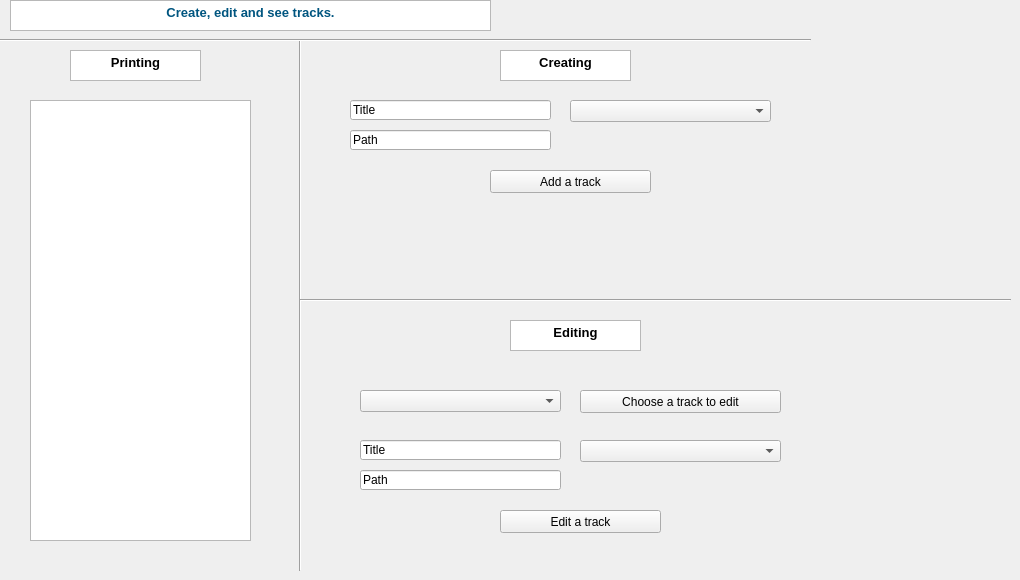
    <widget class="QWidget" name="trackTab">
     <attribute name="title">
      <string>Tracks</string>
     </attribute>
     <widget class="QTextBrowser" name="printing_2">
      <property name="geometry">
       <rect>
        <x>70</x>
        <y>50</y>
        <width>131</width>
        <height>31</height>
       </rect>
      </property>
      <property name="html">
       <string>&lt;!DOCTYPE HTML PUBLIC &quot;-//W3C//DTD HTML 4.0//EN&quot; &quot;http://www.w3.org/TR/REC-html40/strict.dtd&quot;&gt;
&lt;html&gt;&lt;head&gt;&lt;meta name=&quot;qrichtext&quot; content=&quot;1&quot; /&gt;&lt;style type=&quot;text/css&quot;&gt;
p, li { white-space: pre-wrap; }
&lt;/style&gt;&lt;/head&gt;&lt;body style=&quot; font-family:'MS Shell Dlg 2'; font-size:8.25pt; font-weight:400; font-style:normal;&quot;&gt;
&lt;p align=&quot;center&quot; style=&quot; margin-top:0px; margin-bottom:0px; margin-left:0px; margin-right:0px; -qt-block-indent:0; text-indent:0px;&quot;&gt;&lt;span style=&quot; font-size:10pt; font-weight:600;&quot;&gt;Printing&lt;/span&gt;&lt;/p&gt;&lt;/body&gt;&lt;/html&gt;</string>
      </property>
     </widget>
     <widget class="QTextBrowser" name="seeListTracks">
      <property name="geometry">
       <rect>
        <x>30</x>
        <y>100</y>
        <width>221</width>
        <height>441</height>
       </rect>
      </property>
     </widget>
     <widget class="Line" name="vertical_2">
      <property name="geometry">
       <rect>
        <x>290</x>
        <y>40</y>
        <width>20</width>
        <height>531</height>
       </rect>
      </property>
      <property name="orientation">
       <enum>Qt::Vertical</enum>
      </property>
     </widget>
     <widget class="Line" name="horizontal_2">
      <property name="geometry">
       <rect>
        <x>300</x>
        <y>290</y>
        <width>711</width>
        <height>20</height>
       </rect>
      </property>
      <property name="orientation">
       <enum>Qt::Horizontal</enum>
      </property>
     </widget>
     <widget class="QTextBrowser" name="creating_2">
      <property name="geometry">
       <rect>
        <x>500</x>
        <y>50</y>
        <width>131</width>
        <height>31</height>
       </rect>
      </property>
      <property name="html">
       <string>&lt;!DOCTYPE HTML PUBLIC &quot;-//W3C//DTD HTML 4.0//EN&quot; &quot;http://www.w3.org/TR/REC-html40/strict.dtd&quot;&gt;
&lt;html&gt;&lt;head&gt;&lt;meta name=&quot;qrichtext&quot; content=&quot;1&quot; /&gt;&lt;style type=&quot;text/css&quot;&gt;
p, li { white-space: pre-wrap; }
&lt;/style&gt;&lt;/head&gt;&lt;body style=&quot; font-family:'MS Shell Dlg 2'; font-size:8.25pt; font-weight:400; font-style:normal;&quot;&gt;
&lt;p align=&quot;center&quot; style=&quot; margin-top:0px; margin-bottom:0px; margin-left:0px; margin-right:0px; -qt-block-indent:0; text-indent:0px;&quot;&gt;&lt;span style=&quot; font-size:10pt; font-weight:600;&quot;&gt;Creating&lt;/span&gt;&lt;/p&gt;&lt;/body&gt;&lt;/html&gt;</string>
      </property>
     </widget>
     <widget class="QLineEdit" name="addTitle">
      <property name="geometry">
       <rect>
        <x>350</x>
        <y>100</y>
        <width>201</width>
        <height>20</height>
       </rect>
      </property>
      <property name="text">
       <string>Title</string>
      </property>
     </widget>
     <widget class="QPushButton" name="addTrack">
      <property name="geometry">
       <rect>
        <x>490</x>
        <y>170</y>
        <width>161</width>
        <height>23</height>
       </rect>
      </property>
      <property name="text">
       <string>Add a track</string>
      </property>
     </widget>
     <widget class="QLineEdit" name="addFileName">
      <property name="geometry">
       <rect>
        <x>350</x>
        <y>130</y>
        <width>201</width>
        <height>20</height>
       </rect>
      </property>
      <property name="text">
       <string>Path</string>
      </property>
     </widget>
     <widget class="QTextBrowser" name="editing_2">
      <property name="geometry">
       <rect>
        <x>510</x>
        <y>320</y>
        <width>131</width>
        <height>31</height>
       </rect>
      </property>
      <property name="html">
       <string>&lt;!DOCTYPE HTML PUBLIC &quot;-//W3C//DTD HTML 4.0//EN&quot; &quot;http://www.w3.org/TR/REC-html40/strict.dtd&quot;&gt;
&lt;html&gt;&lt;head&gt;&lt;meta name=&quot;qrichtext&quot; content=&quot;1&quot; /&gt;&lt;style type=&quot;text/css&quot;&gt;
p, li { white-space: pre-wrap; }
&lt;/style&gt;&lt;/head&gt;&lt;body style=&quot; font-family:'MS Shell Dlg 2'; font-size:8.25pt; font-weight:400; font-style:normal;&quot;&gt;
&lt;p align=&quot;center&quot; style=&quot; margin-top:0px; margin-bottom:0px; margin-left:0px; margin-right:0px; -qt-block-indent:0; text-indent:0px;&quot;&gt;&lt;span style=&quot; font-size:10pt; font-weight:600;&quot;&gt;Editing&lt;/span&gt;&lt;/p&gt;&lt;/body&gt;&lt;/html&gt;</string>
      </property>
     </widget>
     <widget class="QPushButton" name="editTrack">
      <property name="geometry">
       <rect>
        <x>580</x>
        <y>390</y>
        <width>201</width>
        <height>23</height>
       </rect>
      </property>
      <property name="text">
       <string>Choose a track to edit</string>
      </property>
     </widget>
     <widget class="QPushButton" name="editTrackInformations">
      <property name="geometry">
       <rect>
        <x>500</x>
        <y>510</y>
        <width>161</width>
        <height>23</height>
       </rect>
      </property>
      <property name="text">
       <string>Edit a track</string>
      </property>
     </widget>
     <widget class="QLineEdit" name="editTitle">
      <property name="geometry">
       <rect>
        <x>360</x>
        <y>440</y>
        <width>201</width>
        <height>20</height>
       </rect>
      </property>
      <property name="text">
       <string>Title</string>
      </property>
     </widget>
     <widget class="QLineEdit" name="editFileName">
      <property name="geometry">
       <rect>
        <x>360</x>
        <y>470</y>
        <width>201</width>
        <height>20</height>
       </rect>
      </property>
      <property name="text">
       <string>Path</string>
      </property>
     </widget>
     <widget class="QComboBox" name="addTrackAuthor">
      <property name="geometry">
       <rect>
        <x>570</x>
        <y>100</y>
        <width>201</width>
        <height>22</height>
       </rect>
      </property>
     </widget>
     <widget class="QComboBox" name="editAuthorTrack">
      <property name="geometry">
       <rect>
        <x>580</x>
        <y>440</y>
        <width>201</width>
        <height>22</height>
       </rect>
      </property>
     </widget>
     <widget class="QComboBox" name="idEditTrack">
      <property name="geometry">
       <rect>
        <x>360</x>
        <y>390</y>
        <width>201</width>
        <height>22</height>
       </rect>
      </property>
     </widget>
     <widget class="QTextBrowser" name="textBrowser_2">
      <property name="geometry">
       <rect>
        <x>10</x>
        <y>0</y>
        <width>481</width>
        <height>31</height>
       </rect>
      </property>
      <property name="html">
       <string>&lt;!DOCTYPE HTML PUBLIC &quot;-//W3C//DTD HTML 4.0//EN&quot; &quot;http://www.w3.org/TR/REC-html40/strict.dtd&quot;&gt;
&lt;html&gt;&lt;head&gt;&lt;meta name=&quot;qrichtext&quot; content=&quot;1&quot; /&gt;&lt;style type=&quot;text/css&quot;&gt;
p, li { white-space: pre-wrap; }
&lt;/style&gt;&lt;/head&gt;&lt;body style=&quot; font-family:'MS Shell Dlg 2'; font-size:8.25pt; font-weight:400; font-style:normal;&quot;&gt;
&lt;p align=&quot;center&quot; style=&quot; margin-top:0px; margin-bottom:0px; margin-left:0px; margin-right:0px; -qt-block-indent:0; text-indent:0px;&quot;&gt;&lt;span style=&quot; font-size:10pt; font-weight:600; color:#00557f;&quot;&gt;Create, edit and see tracks.&lt;/span&gt;&lt;/p&gt;&lt;/body&gt;&lt;/html&gt;</string>
      </property>
     </widget>
     <widget class="Line" name="horizontal_5">
      <property name="geometry">
       <rect>
        <x>0</x>
        <y>30</y>
        <width>811</width>
        <height>20</height>
       </rect>
      </property>
      <property name="orientation">
       <enum>Qt::Horizontal</enum>
      </property>
     </widget>
    </widget>
